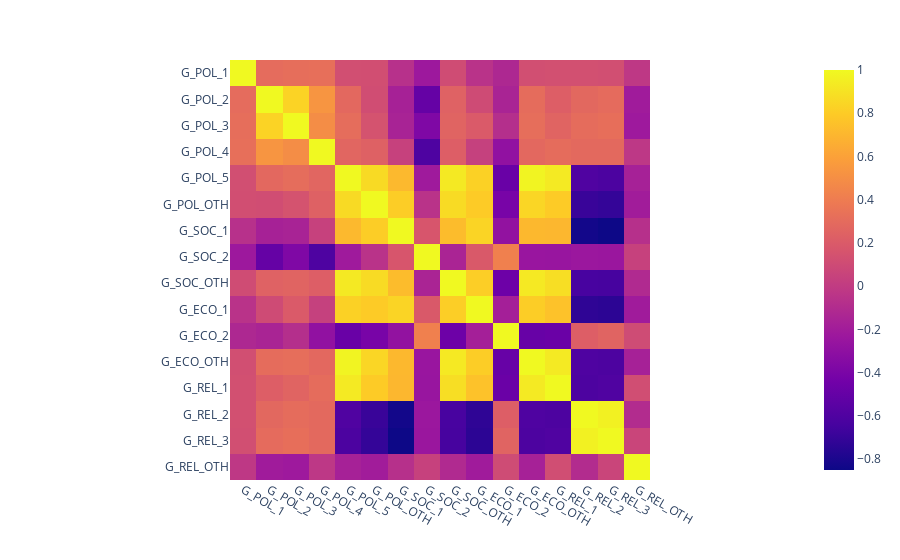

Notebook cell for this chart:
### Code cell
# correlation between total_col
df[total_col].corr()
# plot the correlation
fig = px.imshow(df[total_col].corr())
fig.show()

### Figure 1 — Plotly figure (JSON) as saved in the notebook; plotly's stock layout.template omitted (floating-point values rounded to 4 significant figures; data arrays with more than 128 entries replaced by an {"elided": "..."} marker saying what was removed)
{"data": [{"coloraxis": "coloraxis", "hovertemplate": "x: %{x}<br>y: %{y}<br>color: %{z}<extra></extra>", "name": "0", "type": "heatmap", "x": ["G_POL_1", "G_POL_2", "G_POL_3", "G_POL_4", "G_POL_5", "G_POL_OTH", "G_SOC_1", "G_SOC_2", "G_SOC_OTH", "G_ECO_1", "G_ECO_2", "G_ECO_OTH", "G_REL_1", "G_REL_2", "G_REL_3", "G_REL_OTH"], "xaxis": "x", "y": ["G_POL_1", "G_POL_2", "G_POL_3", "G_POL_4", "G_POL_5", "G_POL_OTH", "G_SOC_1", "G_SOC_2", "G_SOC_OTH", "G_ECO_1", "G_ECO_2", "G_ECO_OTH", "G_REL_1", "G_REL_2", "G_REL_3", "G_REL_OTH"], "yaxis": "y", "z": {"elided": "16x16 float values"}}], "layout": {"coloraxis": {"colorscale": [[0, "#0d0887"], [0.1111, "#46039f"], [0.2222, "#7201a8"], [0.3333, "#9c179e"], [0.4444, "#bd3786"], [0.5556, "#d8576b"], [0.6667, "#ed7953"], [0.7778, "#fb9f3a"], [0.8889, "#fdca26"], [1, "#f0f921"]]}, "margin": {"t": 60}, "xaxis": {"anchor": "y", "constrain": "domain", "domain": [0, 1], "scaleanchor": "y"}, "yaxis": {"anchor": "x", "autorange": "reversed", "constrain": "domain", "domain": [0, 1]}}}
